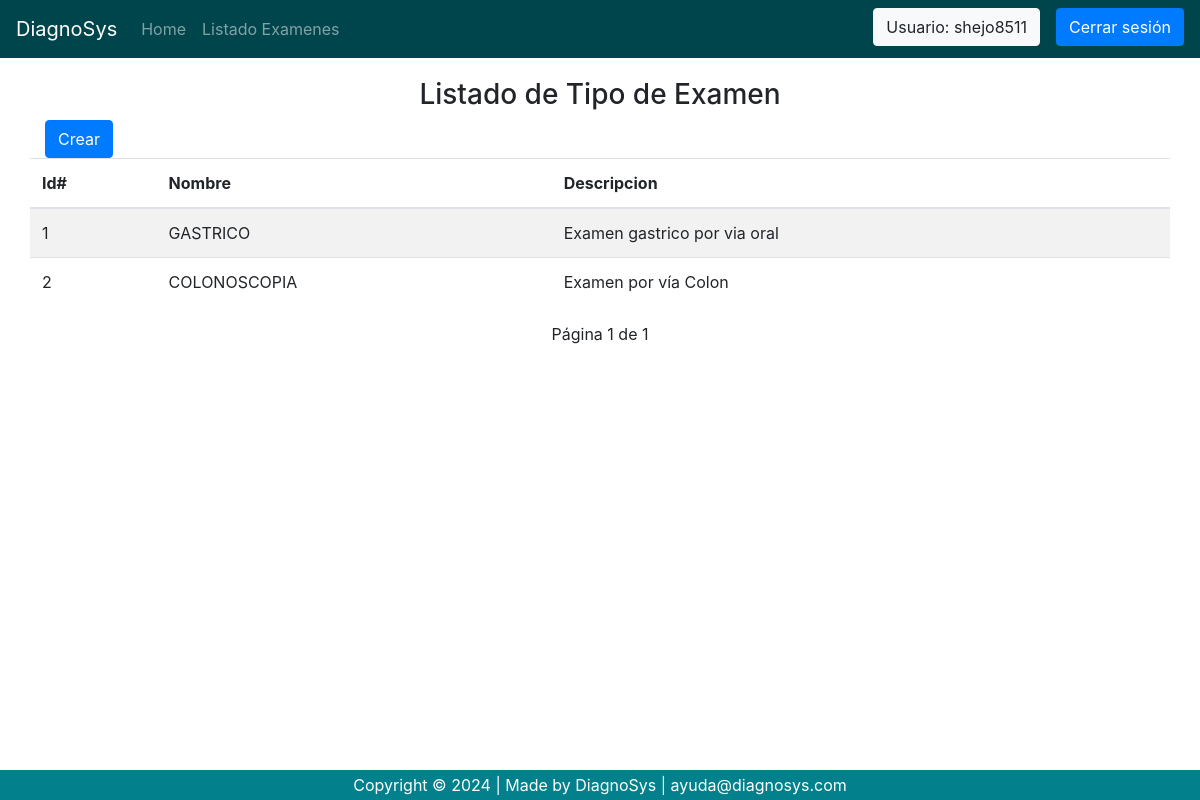
Screenshot of /exam/type_exam/list_type_exam/ (signed in) with the database file from the repository.
### exam/models.py (models this page shows, shortened)
class TypeExam(models.Model):
    name = models.CharField(verbose_name='Nombre',max_length=50,unique=True)
    description = models.TextField(max_length=10000)
    create_by = models.ForeignKey(to=settings.AUTH_USER_MODEL, on_delete=models.PROTECT, related_name='tyexm_create_by', null=True)
    date_creation = models.DateTimeField(auto_now=True,null=True)
    update_by = models.ForeignKey(to=settings.AUTH_USER_MODEL, on_delete=models.PROTECT, related_name='tyexm_update_by', null=True)
    date_updated = models.DateTimeField(auto_now_add=True,null=True)
    enabled = models.BooleanField(default=True)
    class Meta:
        verbose_name = 'Tipo Examen'
        verbose_name_plural = 'Tipos de Examenes'
        ordering = ('name',)

### exam/views.py (the view)
# urls.py: path('type_exam/list_type_exam/', views.listTypeExam, name='list_type_exam'),
@login_required
def listTypeExam(request):
    company = Company.objects.filter(user_id=request.user.id).first()
    if company:
        listTypeExam = TypeExam.objects.filter(enabled=1).order_by('-name')
        paginator = Paginator(listTypeExam, 10)  # Especifica el número de elementos por página
        page_number = request.GET.get('page')  # Obtiene el número de página actual de los parámetros de la URL
        page = paginator.get_page(page_number)  # Obtiene la página solicitada
        context = {
            'listTypeExam':listTypeExam,
            'company':company,
            'page':page,
            }
        return render(request,'type_exam/list_type_exam.html', context)

### exam/templates/type_exam/list_type_exam.html (shortened to what this page needs)
{% extends 'base.html' %}
{% block content %}
<h3 class="text-center">Listado de Tipo de Examen</h3>
<div class="container">
    <form method="GET" action="{% url 'type_exam' %}">
        <div class="d-grid text-left">
            <button type="submit" class="btn btn-primary">Crear</button>
        </div>
    </form>
    <div class="row">
        <table class="table table-striped">
            <thead>
            <tr>
                <th scope="col">Id#</th>
                <th scope="col">Nombre</th>
                <th scope="col">Descripcion</th>
            </tr>
            </thead>
            <tbody>
                {% for objeto in listTypeExam %}
                <tr>
                    <td>{{ objeto.id }}</td>
                    <td>{{ objeto.name }}</td>
                    <td>{{ objeto.description }}</td>
                </tr>
                {% endfor %}
            </tbody>
        </table>
    </div>
    <div class="row">
        <div class="col">
        </div>
        <div class="col text-center">
            Página {{ page.number }} de {{ page.paginator.num_pages }}
        </div>
        <div class="col text-right">
        </div>
    </div>
</div>
{% endblock %}

### user/templates/base.html (shortened to what this page needs)
{% load static %}
<!DOCTYPE html>
<html lang="en">
<head>
    <link rel="stylesheet" href="https://stackpath.bootstrapcdn.com/bootstrap/4.5.0/css/bootstrap.min.css">
    <link rel="stylesheet" href="https://maxcdn.bootstrapcdn.com/font-awesome/4.7.0/css/font-awesome.min.css">
</head>
<body>
    <nav class="navbar navbar-expand-md navbar-dark">
        <a class="navbar-brand" href="{% url 'home' %}">DiagnoSys</a>
        {% if user.is_authenticated %}
        <div class="collapse navbar-collapse" id="collapsibleNavbar">
            <ul class="navbar-nav">
                <li class="nav-item">
                    <a class="nav-link" href="{% url 'home' %}">Home</a>
                </li>
                <li class="nav-item">
                    <a class="nav-link" href="{% url 'list_patients' %}">Listado Examenes</a>
                </li>
            </ul>
          <div class="navbar-nav ml-auto action-buttons mb-1">
             <a href="{% url 'company_edit' company_id=company.id %}" class="mr-3 btn btn-light">Usuario: {{user.username}}</a>
              <a class="btn btn-primary" href="{% url 'signout' %}" role="button">Cerrar sesión</a>
            </div>
        </div>
        {% endif %}
    </nav>
    {% block content %}
    {% endblock %}
    <footer class="footer" >
        <div class='cr-con'>Copyright &copy; 2024 | Made by DiagnoSys | <a href="mailto:ayuda@diagnosys.com" class="text-white">ayuda@diagnosys.com</a></div>
    </footer>
</body>
</html>

### user/templates/base.html (style rules this page uses)
nav { margin-bottom: 20px; background-color: #00454b; }
footer { background-color: #02818c; margin-top: 20px; }
footer .cr-con { background-color: #02818c; position: fixed; bottom: 0; left: 0; right: 0; width: 100%; color: white; padding: 0.2rem 2rem; text-align: center; }

### rows the page displays
TypeExam: id "1", name "GASTRICO", description "Examen gastrico por via oral"
TypeExam: id "2", name "COLONOSCOPIA", description "Examen por vía Colon"

### other values shown
{{ user.username }} "shejo8511"
{{ page.number }} "1"
{{ page.paginator.num_pages }} "1"
